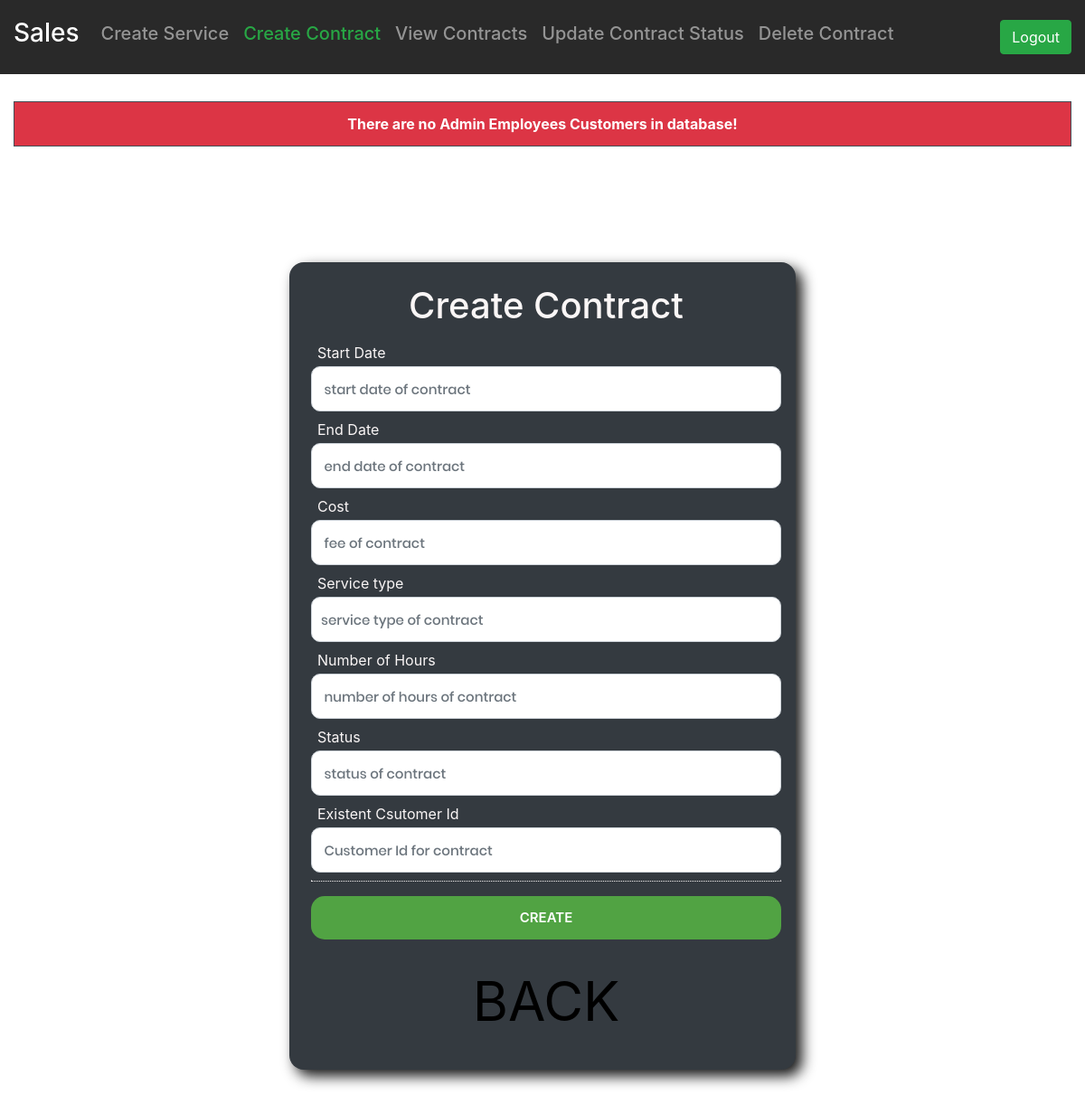
The page /sales/create_contract.php on the database as committed earlier.
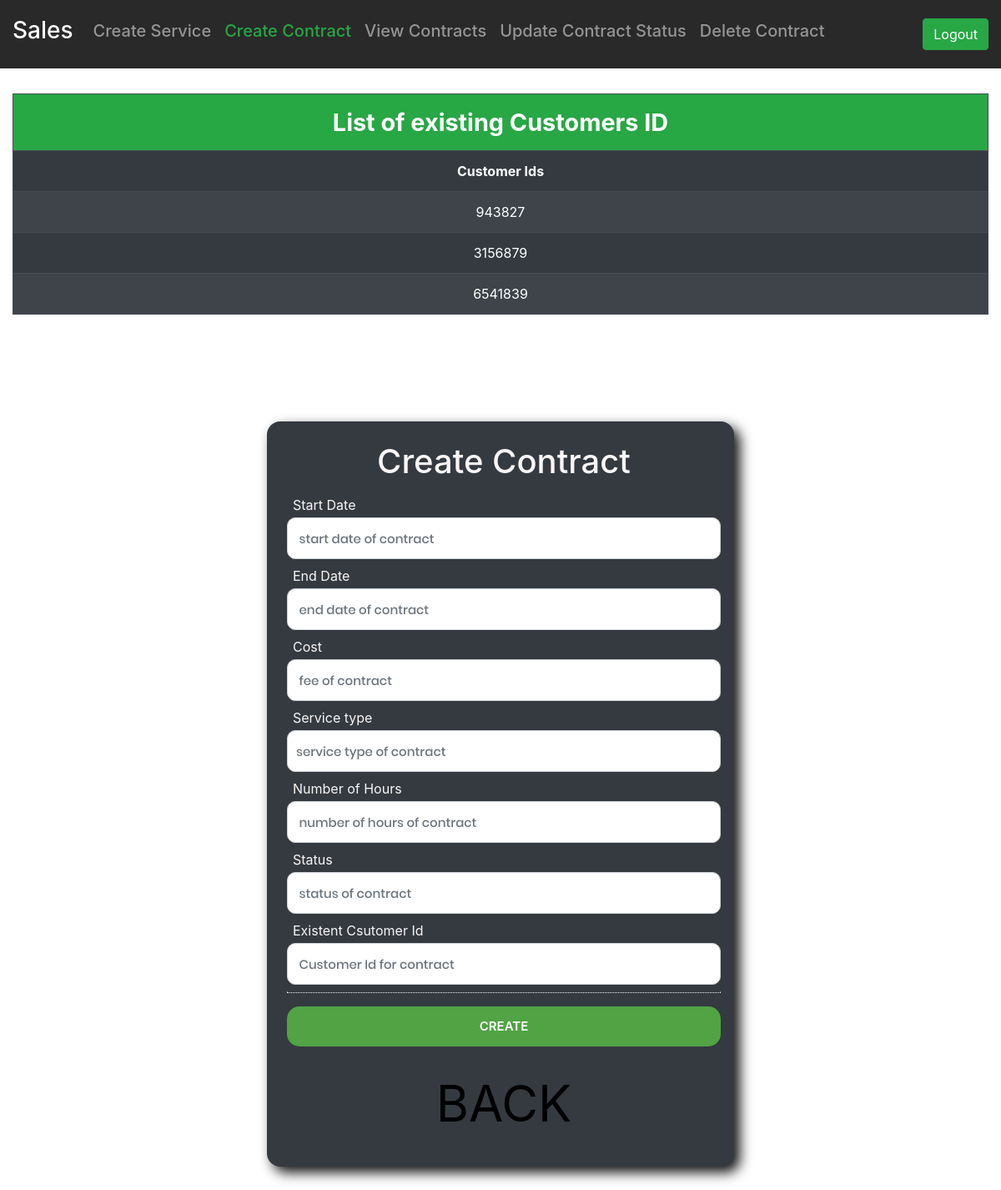
The same page on the database as committed later.
### tables this page shows
CREATE TABLE `customers` (
  `ID` mediumint(9) NOT NULL,
  `username` varchar(20) NOT NULL,
  `pwd` longtext NOT NULL,
  `user_type` varchar(15) NOT NULL,
  `phone_num` varchar(15) DEFAULT NULL,
  `type` varchar(15) NOT NULL,
  `street` varchar(25) NOT NULL,
  `postal_code` varchar(9) NOT NULL,
  `city` varchar(25) NOT NULL,
  `province` varchar(50) NOT NULL,
  `email` varchar(30) NOT NULL
);

### sales/create_contract.php (the view, shortened to what the changed rows need)
<!DOCTYPE html>
<html lang="en">
<head>
    <link rel="stylesheet" href="https://stackpath.bootstrapcdn.com/bootstrap/4.3.1/css/bootstrap.min.css">
    <link rel="stylesheet" type="text/css" href="custom4.css" />
</head>
<body>
<main>
<?php
        require '../include/db_connection_inc.php';
        $sql = "SELECT * from customers ";
        $stmt = mysqli_stmt_init($connect);
        if (!mysqli_stmt_prepare($stmt, $sql)) {
            header("Location: create_contract?error=sqlErrorSelectEmp");
            exit();
        } else {
            mysqli_stmt_execute($stmt);
            $response = mysqli_stmt_get_result($stmt);
                if ($m = mysqli_fetch_assoc($response) ) {
               echo' <div class=" text-center  container-fluid admin_tables ">
                    <table class="table table-lg table-hover table-striped table-bordered table-dark ">
                    <tr class="bg-success">
                        <th colspan="11" style="font-size:1.8em;font-weight:bold;">List of existing Customers ID</th>
                    </tr>
                    <tr>
                        <th scope="col">Customer Ids</th>
                    </tr>';
                    mysqli_stmt_execute($stmt);
                    $response = mysqli_stmt_get_result($stmt);
            while($row = mysqli_fetch_assoc($response)){
                       echo '<tr>
                            <td>'.$row["ID"].'</td>
                        </tr>';
                   }
                    echo '</table>   </div>';
              } else {
                echo '<div class=" text-center  container-fluid admin_tables"> <table class="table table-hover table-striped table-bordered table-dark ">
                          <tr class="bg-danger">
                              <th colspan="11">There are no Admin Employees Customers in database!</th>
                          </tr>
                  </table></div>';
                }
            }
            ?>
</main>
    <div class="d-flex justify-content-center align-items-center ">
        <form action=" ../include/create_contract.db.php" class="create_emp_form  bg-dark pr-3 pl-4 pb-4 pt-4 pb-4 text-center" method="POST">
            <h1 class="d-flex justify-content-center mb-3 ">Create Contract</h1>
        </form>
    </div>
</body>
</html>

Rows that differ between the two databases and show on the page:
added customers: ID "943827"
added customers: ID "3156879"
added customers: ID "6541839"
Other text that changed with them:
text no longer shown: "There are no Admin Employees Customers in database!"
text now shown: "List of existing Customers ID Customer Ids"
